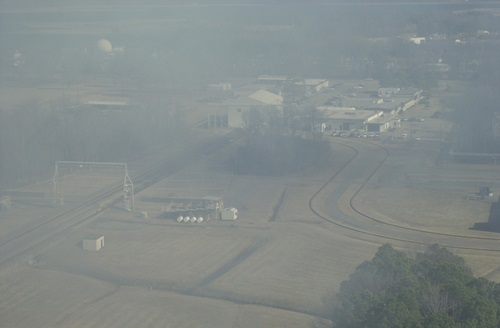
#> input picture cv/Chapter01/sweden_input.jpg, 500 x 328 px
$ python retinex.py sweden_input.jpg
#> lines starting #> are read from the running program, lines starting #| are printed output that depends on the picture
#> in remove_fog_by_retinex, img_bgr is the input picture: shape (328, 500, 3); mean B, G, R 138.1, 138.6, 130.8
#
# Created by Renatus Madrigal on 07/04/2025
#

import matplotlib.pyplot as plt
import numpy as np
import argparse
from typing import Union, Optional
import cv2


def get_gaussian_kernel(sigma: float, kernel_size: int) -> np.ndarray:
    """
    Generate a Gaussian kernel.

    @param sigma: Standard deviation of the Gaussian.
    @param kernel_size: Size of the kernel (must be odd).
    @return: Gaussian kernel as a 2D numpy array.
    """
    if kernel_size % 2 == 0:
        raise ValueError("Kernel size must be odd.")

    ax = np.arange(-(kernel_size // 2), kernel_size // 2 + 1)
    xx, yy = np.meshgrid(ax, ax)
    kernel = np.exp(-(xx**2 + yy**2) / (2 * sigma**2))
    return kernel / np.sum(kernel)


def retinex_impl(
    img_rgb: np.ndarray,
    sigmas: tuple[float, float, float] = (60, 30, 15),
    use_opencv_gaussian: bool = True,
) -> np.ndarray:
#> called with sigmas = (60, 30, 15), use_opencv_gaussian = False
    h, w = img_rgb.shape[:2]
#> h = 328; w = 500
    min_dim = min(h, w)
#> min_dim = 328
    eps = 1e-10

    image_float = img_rgb.astype(np.float32) / 255.0
    r, g, b = cv2.split(image_float)
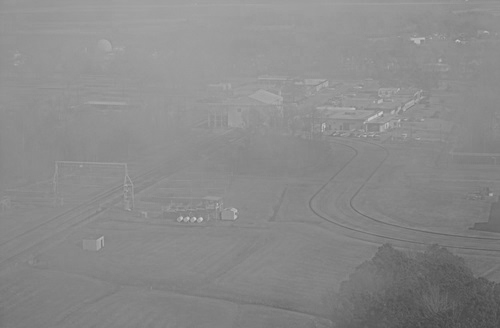
#> b: shape (328, 500) float32; min 0.267, max 0.824, mean 0.542

    r_refl, g_refl, b_refl = map(np.zeros_like, (r, g, b))
#> r_refl: shape (328, 500) float32; every value is 0

    for sigma in sigmas:
        kernel_size = int(6 * sigma)
        kernel_size = min(kernel_size, min_dim)
        kernel_size = kernel_size + 1 if kernel_size % 2 == 0 else kernel_size

        if use_opencv_gaussian:
            r_blur, g_blur, b_blur = map(
                lambda channel: cv2.GaussianBlur(
                    channel, (kernel_size, kernel_size), sigma
                ),
                (r, g, b),
            )
        else:
            kernel = get_gaussian_kernel(sigma, kernel_size)
            r_blur, g_blur, b_blur = map(
                lambda channel: cv2.filter2D(channel, -1, kernel),
                (r, g, b),
            )

        scale_weight = 1.0 / len(sigmas)  # Average the results from different sigmas

        r_refl += scale_weight * (np.log(r + eps) - np.log(r_blur + eps))
        g_refl += scale_weight * (np.log(g + eps) - np.log(g_blur + eps))
        b_refl += scale_weight * (np.log(b + eps) - np.log(b_blur + eps))
#> this loop made 3 passes
#> pass 1, in retinex_impl, `r_blur, g_blur, b_blur = map( lambda channel: cv2.filter2D(channel, -1..`:
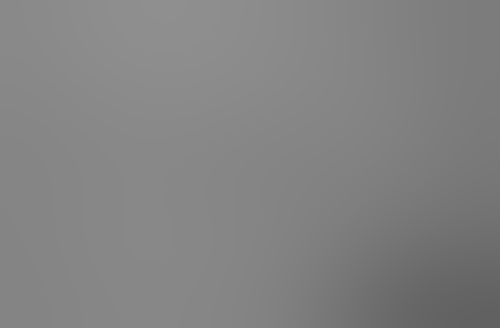
#> r_blur: shape (328, 500) float32; min 0.38, max 0.562, mean 0.513
#> pass 1, in retinex_impl, `r_refl += scale_weight * (np.log(r + eps) - np.log(r_blur + eps))`:
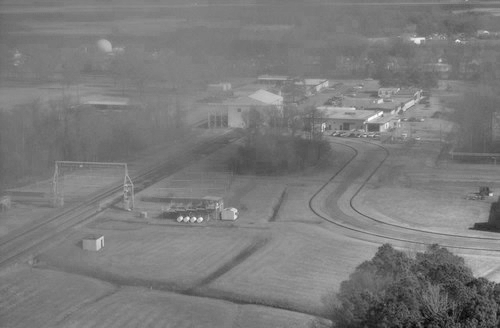
#> r_refl: shape (328, 500) float32; min -0.152, max 0.159, mean -0.00148; drawn with min black and max white
#> after the loop:
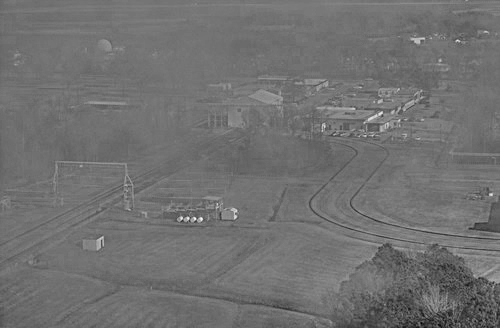
#> b_refl: shape (328, 500) float32; min -0.331, max 0.41, mean -0.00179; drawn with min black and max white
#> after the loop:
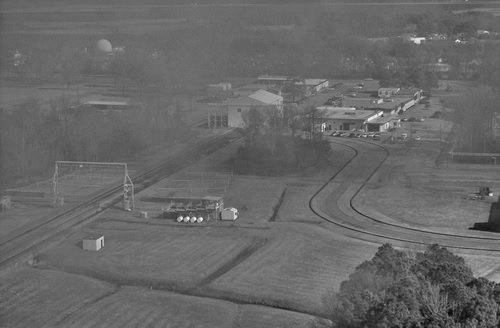
#> g_refl: shape (328, 500) float32; min -0.291, max 0.419, mean -0.00201; drawn with min black and max white

    def normalize_channel(channel: np.ndarray) -> np.ndarray:
        # Normalize the channel to range [0, 255]
        channel = (channel - np.min(channel)) / (
            np.max(channel) - np.min(channel) + eps
        )
        channel = (channel * 255).astype(np.uint8)
        return channel

    img_retinex = cv2.merge(
        (
            normalize_channel(r_refl),
            normalize_channel(g_refl),
            normalize_channel(b_refl),
        )
    )
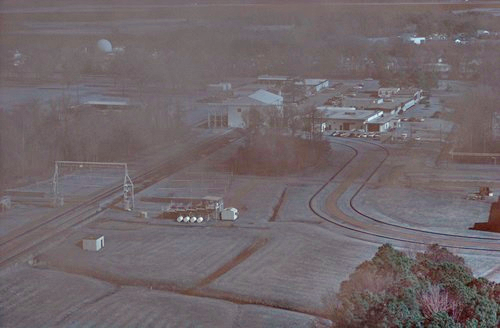
#> img_retinex: shape (328, 500, 3); mean of channels 0, 1, 2 106.9, 103.3, 112.7; drawn as B, G, R

    return img_retinex


def remove_fog_by_retinex(image: Union[str, np.ndarray], output: Optional[str] = None):
    """
    Remove fog from an image using Retinex-based method.

    @param image: Path of the input image or the image itself.
    @param output: Path to save the processed image. If None, the image will be displayed instead.
    """
    if isinstance(image, str):
        img_bgr: np.ndarray = cv2.imread(image)
        if img_bgr is None:
            raise ValueError(f"Image not found at {image}")
    elif isinstance(image, np.ndarray):
        img_bgr = image

    img_rgb = cv2.cvtColor(img_bgr, cv2.COLOR_BGR2RGB)

    img_retinex = retinex_impl(img_rgb, use_opencv_gaussian=False)

    if output is not None:
        cv2.imwrite(output, cv2.cvtColor(img_retinex, cv2.COLOR_RGB2BGR))
    else:
        fig, axs = plt.subplots(2, 2, figsize=(12, 8))

        axs[0, 0].imshow(img_rgb)
        axs[0, 0].set_title("Original Image")
        axs[0, 0].axis("off")

        axs[0, 1].imshow(img_retinex)
        axs[0, 1].set_title("Retinex Enhanced")
        axs[0, 1].axis("off")

        axs[1, 0].hist(img_rgb[:, :, 0].ravel(), bins=256, color="red", alpha=0.5)
        axs[1, 0].hist(img_rgb[:, :, 1].ravel(), bins=256, color="green", alpha=0.5)
        axs[1, 0].hist(img_rgb[:, :, 2].ravel(), bins=256, color="blue", alpha=0.5)
        axs[1, 0].set_title("Original RGB Channel Histogram")
        axs[1, 0].set_xlim([0, 255])

        axs[1, 1].hist(img_retinex[:, :, 0].ravel(), bins=256, color="red", alpha=0.5)
        axs[1, 1].hist(img_retinex[:, :, 1].ravel(), bins=256, color="green", alpha=0.5)
        axs[1, 1].hist(img_retinex[:, :, 2].ravel(), bins=256, color="blue", alpha=0.5)
        axs[1, 1].set_title("Retinex Enhanced Histogram")

        plt.tight_layout()
        plt.show()
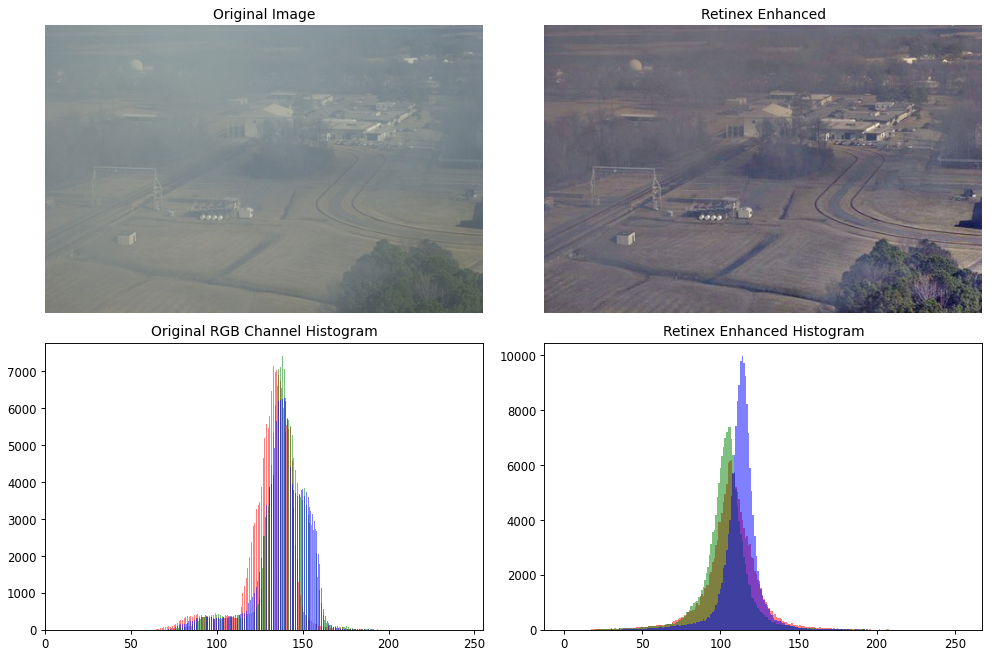
#> figure drawn by matplotlib, 4 panels; panel 3: tallest bar 7132 high, from x = 132.8 to 133.4; panel 3: tallest bar 7404 high, from x = 137.8 to 138.4; panel 3: tallest bar 6277 high, from x = 139 to 139.6; panel 4: tallest bar 6179 high, from x = 106.6 to 107.6


parser = argparse.ArgumentParser(
    description="Remove fog from an image using local histogram equalization."
)
parser.add_argument("image_path", type=str, help="Path to the input image.")
parser.add_argument(
    "--output", type=str, default=None, help="Path to save the processed image."
)

if __name__ == "__main__":
    args = parser.parse_args()
    remove_fog_by_retinex(args.image_path, args.output)
